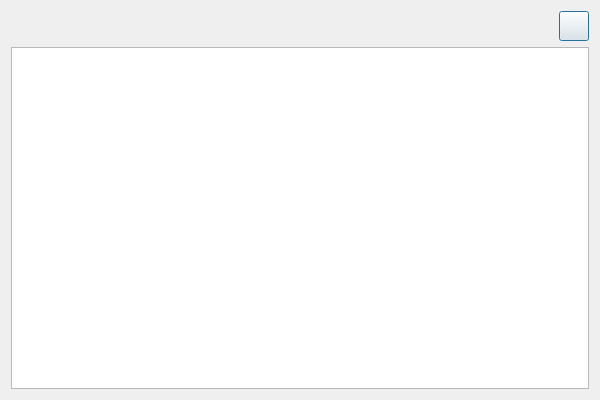
<?xml version="1.0" encoding="UTF-8"?>
<ui version="4.0">
 <class>UserManDialog</class>
 <widget class="QDialog" name="UserManDialog">
  <property name="windowModality">
   <enum>Qt::NonModal</enum>
  </property>
  <property name="geometry">
   <rect>
    <x>0</x>
    <y>0</y>
    <width>600</width>
    <height>400</height>
   </rect>
  </property>
  <property name="minimumSize">
   <size>
    <width>600</width>
    <height>400</height>
   </size>
  </property>
  <property name="font">
   <font>
    <family>Tahoma</family>
    <pointsize>10</pointsize>
   </font>
  </property>
  <property name="windowTitle">
   <string>Users Management</string>
  </property>
  <property name="windowIcon">
   <iconset resource="../../../../image.qrc">
    <normaloff>:/Image/admin.png</normaloff>:/Image/admin.png</iconset>
  </property>
  <layout class="QHBoxLayout" name="horizontalLayout_2">
   <item>
    <layout class="QVBoxLayout" name="verticalLayout">
     <item>
      <layout class="QHBoxLayout" name="horizontalLayout">
       <item>
        <spacer name="horizontalSpacer">
         <property name="font">
          <font>
           <family>Tahoma</family>
           <pointsize>10</pointsize>
          </font>
         </property>
         <property name="orientation">
          <enum>Qt::Horizontal</enum>
         </property>
         <property name="sizeHint" stdset="0">
          <size>
           <width>40</width>
           <height>20</height>
          </size>
         </property>
        </spacer>
       </item>
       <item>
        <widget class="QPushButton" name="addNewUserBtn">
         <property name="minimumSize">
          <size>
           <width>30</width>
           <height>30</height>
          </size>
         </property>
         <property name="maximumSize">
          <size>
           <width>30</width>
           <height>30</height>
          </size>
         </property>
         <property name="font">
          <font>
           <family>Tahoma</family>
           <pointsize>10</pointsize>
          </font>
         </property>
         <property name="text">
          <string/>
         </property>
         <property name="icon">
          <iconset resource="../../../../image.qrc">
           <normaloff>:/Image/add.png</normaloff>:/Image/add.png</iconset>
         </property>
         <property name="iconSize">
          <size>
           <width>20</width>
           <height>20</height>
          </size>
         </property>
        </widget>
       </item>
      </layout>
     </item>
     <item>
      <widget class="QTableView" name="usersTV">
       <property name="font">
        <font>
         <family>Tahoma</family>
         <pointsize>10</pointsize>
         <weight>50</weight>
         <bold>false</bold>
        </font>
       </property>
       <property name="alternatingRowColors">
        <bool>true</bool>
       </property>
       <property name="selectionMode">
        <enum>QAbstractItemView::SingleSelection</enum>
       </property>
       <property name="selectionBehavior">
        <enum>QAbstractItemView::SelectRows</enum>
       </property>
      </widget>
     </item>
    </layout>
   </item>
  </layout>
  <action name="actionRemove">
   <property name="icon">
    <iconset resource="../../../../image.qrc">
     <normaloff>:/Image/remove.png</normaloff>:/Image/remove.png</iconset>
   </property>
   <property name="text">
    <string>Remove User</string>
   </property>
  </action>
  <action name="actionEditUser">
   <property name="icon">
    <iconset resource="../../../../image.qrc">
     <normaloff>:/Image/edit.png</normaloff>:/Image/edit.png</iconset>
   </property>
   <property name="text">
    <string>Edit User</string>
   </property>
  </action>
 </widget>
 <resources>
  <include location="../../../../image.qrc"/>
 </resources>
 <connections/>
</ui>
